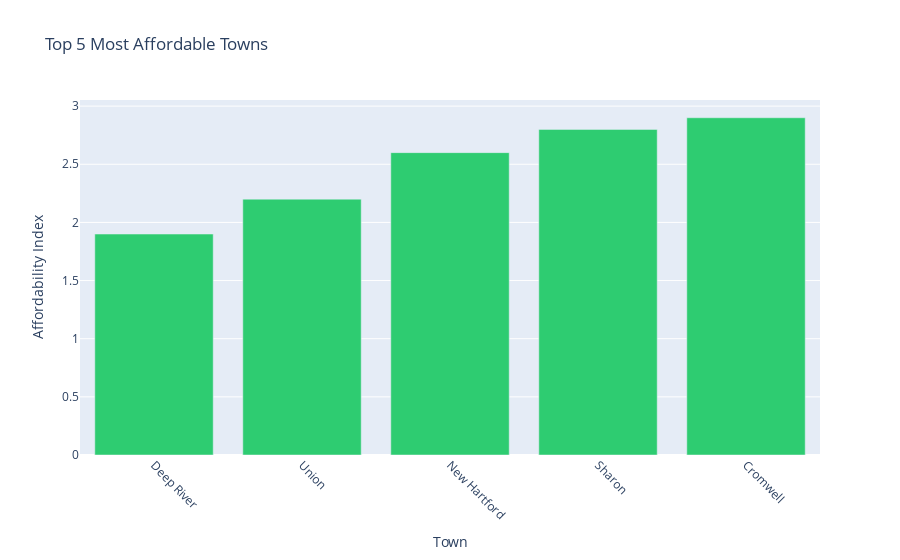
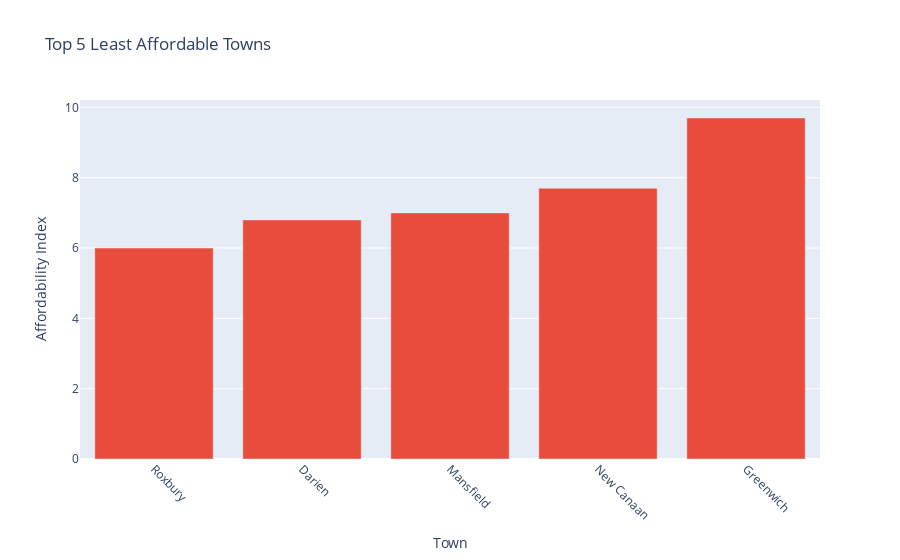

Here is the notebook cell these charts were saved with, in order:
### Code cell
# Sort by affordability_index using final_df
sorted_affordable = final_df.sort_values('affordability_index')

# Top 5 most affordable (lowest index)
top5_affordable = sorted_affordable.head(5)
fig_green = px.bar(
    top5_affordable,
    x='Town',
    y='affordability_index',
    color_discrete_sequence=['#2ecc71'],  # green
    title="Top 5 Most Affordable Towns",
    labels={'affordability_index': 'Affordability Index'}
)
fig_green.update_layout(xaxis_tickangle=45, showlegend=False)
fig_green.show()

# Top 5 least affordable (highest index)
top5_unaffordable = sorted_affordable.tail(5)
fig_red = px.bar(
    top5_unaffordable,
    x='Town',
    y='affordability_index',
    color_discrete_sequence=['#e74c3c'],  # red
    title="Top 5 Least Affordable Towns",
    labels={'affordability_index': 'Affordability Index'}
)
fig_red.update_layout(xaxis_tickangle=45, showlegend=False)
fig_red.show()

### Figure 1 — Plotly figure (JSON) as saved in the notebook; plotly's stock layout.template omitted (floating-point values rounded to 4 significant figures)
{"data": [{"hovertemplate": "Town=%{x}<br>Affordability Index=%{y}<extra></extra>", "legendgroup": "", "marker": {"color": "#2ecc71", "pattern": {"shape": ""}}, "name": "", "orientation": "v", "showlegend": false, "textposition": "auto", "type": "bar", "x": ["Deep River", "Union", "New Hartford", "Sharon", "Cromwell"], "xaxis": "x", "y": [1.9, 2.2, 2.6, 2.8, 2.9], "yaxis": "y"}], "layout": {"barmode": "relative", "legend": {"tracegroupgap": 0}, "showlegend": false, "title": {"text": "Top 5 Most Affordable Towns"}, "xaxis": {"anchor": "y", "domain": [0, 1], "tickangle": 45, "title": {"text": "Town"}}, "yaxis": {"anchor": "x", "domain": [0, 1], "title": {"text": "Affordability Index"}}}}

### Figure 2 — Plotly figure (JSON) as saved in the notebook; plotly's stock layout.template omitted (floating-point values rounded to 4 significant figures)
{"data": [{"hovertemplate": "Town=%{x}<br>Affordability Index=%{y}<extra></extra>", "legendgroup": "", "marker": {"color": "#e74c3c", "pattern": {"shape": ""}}, "name": "", "orientation": "v", "showlegend": false, "textposition": "auto", "type": "bar", "x": ["Roxbury", "Darien", "Mansfield", "New Canaan", "Greenwich"], "xaxis": "x", "y": [6.0, 6.8, 7.0, 7.7, 9.7], "yaxis": "y"}], "layout": {"barmode": "relative", "legend": {"tracegroupgap": 0}, "showlegend": false, "title": {"text": "Top 5 Least Affordable Towns"}, "xaxis": {"anchor": "y", "domain": [0, 1], "tickangle": 45, "title": {"text": "Town"}}, "yaxis": {"anchor": "x", "domain": [0, 1], "title": {"text": "Affordability Index"}}}}
